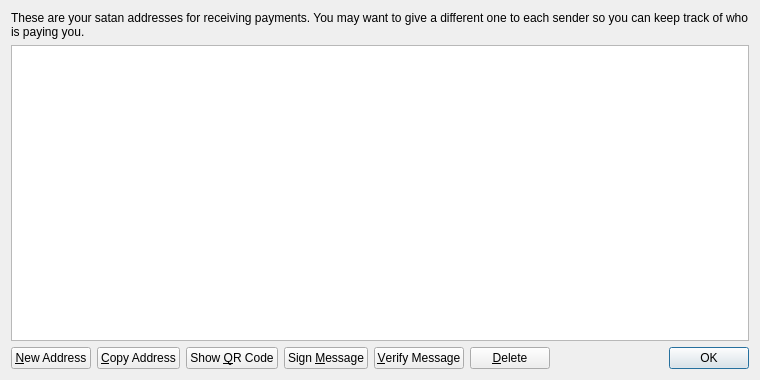
<?xml version="1.0" encoding="UTF-8"?>
<ui version="4.0">
 <class>AddressBookPage</class>
 <widget class="QWidget" name="AddressBookPage">
  <property name="geometry">
   <rect>
    <x>0</x>
    <y>0</y>
    <width>760</width>
    <height>380</height>
   </rect>
  </property>
  <property name="windowTitle">
   <string>Address Book</string>
  </property>
  <layout class="QVBoxLayout" name="verticalLayout">
   <item>
    <widget class="QLabel" name="labelExplanation">
     <property name="text">
      <string>These are your satan addresses for receiving payments. You may want to give a different one to each sender so you can keep track of who is paying you.</string>
     </property>
     <property name="textFormat">
      <enum>Qt::PlainText</enum>
     </property>
     <property name="wordWrap">
      <bool>true</bool>
     </property>
    </widget>
   </item>
   <item>
    <widget class="QTableView" name="tableView">
     <property name="contextMenuPolicy">
      <enum>Qt::CustomContextMenu</enum>
     </property>
     <property name="toolTip">
      <string>Double-click to edit address or label</string>
     </property>
     <property name="tabKeyNavigation">
      <bool>false</bool>
     </property>
     <property name="alternatingRowColors">
      <bool>true</bool>
     </property>
     <property name="selectionMode">
      <enum>QAbstractItemView::SingleSelection</enum>
     </property>
     <property name="selectionBehavior">
      <enum>QAbstractItemView::SelectRows</enum>
     </property>
     <property name="sortingEnabled">
      <bool>true</bool>
     </property>
     <attribute name="verticalHeaderVisible">
      <bool>false</bool>
     </attribute>
    </widget>
   </item>
   <item>
    <layout class="QHBoxLayout" name="horizontalLayout">
     <item>
      <widget class="QPushButton" name="newAddressButton">
       <property name="toolTip">
        <string>Create a new address</string>
       </property>
       <property name="text">
        <string>&amp;New Address</string>
       </property>
       <property name="icon">
        <iconset resource="../bitcoin.qrc">
         <normaloff>:/icons/add</normaloff>:/icons/add</iconset>
       </property>
      </widget>
     </item>
     <item>
      <widget class="QPushButton" name="copyToClipboard">
       <property name="toolTip">
        <string>Copy the currently selected address to the system clipboard</string>
       </property>
       <property name="text">
        <string>&amp;Copy Address</string>
       </property>
       <property name="icon">
        <iconset resource="../bitcoin.qrc">
         <normaloff>:/icons/editcopy</normaloff>:/icons/editcopy</iconset>
       </property>
      </widget>
     </item>
     <item>
      <widget class="QPushButton" name="showQRCode">
       <property name="text">
        <string>Show &amp;QR Code</string>
       </property>
       <property name="icon">
        <iconset resource="../bitcoin.qrc">
         <normaloff>:/icons/qrcode</normaloff>:/icons/qrcode</iconset>
       </property>
      </widget>
     </item>
     <item>
      <widget class="QPushButton" name="signMessage">
       <property name="toolTip">
        <string>Sign a message to prove you own a satan address</string>
       </property>
       <property name="text">
        <string>Sign &amp;Message</string>
       </property>
       <property name="icon">
        <iconset resource="../bitcoin.qrc">
         <normaloff>:/icons/edit</normaloff>:/icons/edit</iconset>
       </property>
      </widget>
     </item>
     <item>
      <widget class="QPushButton" name="verifyMessage">
       <property name="toolTip">
        <string>Verify a message to ensure it was signed with a specified satan address</string>
       </property>
       <property name="text">
        <string>&amp;Verify Message</string>
       </property>
       <property name="icon">
        <iconset resource="../bitcoin.qrc">
         <normaloff>:/icons/transaction_0</normaloff>:/icons/transaction_0</iconset>
       </property>
      </widget>
     </item>
     <item>
      <widget class="QPushButton" name="deleteButton">
       <property name="toolTip">
        <string>Delete the currently selected address from the list</string>
       </property>
       <property name="text">
        <string>&amp;Delete</string>
       </property>
       <property name="icon">
        <iconset resource="../bitcoin.qrc">
         <normaloff>:/icons/remove</normaloff>:/icons/remove</iconset>
       </property>
      </widget>
     </item>
     <item>
      <spacer name="horizontalSpacer">
       <property name="orientation">
        <enum>Qt::Horizontal</enum>
       </property>
       <property name="sizeHint" stdset="0">
        <size>
         <width>40</width>
         <height>20</height>
        </size>
       </property>
      </spacer>
     </item>
     <item>
      <widget class="QDialogButtonBox" name="buttonBox">
       <property name="sizePolicy">
        <sizepolicy hsizetype="Maximum" vsizetype="Fixed">
         <horstretch>0</horstretch>
         <verstretch>0</verstretch>
        </sizepolicy>
       </property>
       <property name="standardButtons">
        <set>QDialogButtonBox::Ok</set>
       </property>
      </widget>
     </item>
    </layout>
   </item>
  </layout>
 </widget>
 <resources>
  <include location="../bitcoin.qrc"/>
 </resources>
 <connections/>
</ui>
